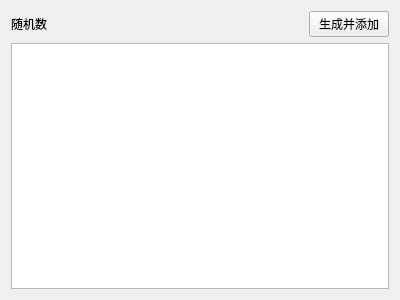
<?xml version="1.0" encoding="UTF-8"?>
<ui version="4.0">
 <class>exer01Widget</class>
 <widget class="QWidget" name="exer01Widget">
  <property name="geometry">
   <rect>
    <x>0</x>
    <y>0</y>
    <width>400</width>
    <height>300</height>
   </rect>
  </property>
  <property name="windowTitle">
   <string>exer01Widget</string>
  </property>
  <layout class="QVBoxLayout" name="verticalLayout">
   <item>
    <layout class="QHBoxLayout" name="horizontalLayout">
     <item>
      <widget class="QLabel" name="label">
       <property name="text">
        <string>随机数</string>
       </property>
      </widget>
     </item>
     <item>
      <spacer name="horizontalSpacer">
       <property name="orientation">
        <enum>Qt::Horizontal</enum>
       </property>
       <property name="sizeHint" stdset="0">
        <size>
         <width>40</width>
         <height>20</height>
        </size>
       </property>
      </spacer>
     </item>
     <item>
      <widget class="QPushButton" name="pushButton">
       <property name="text">
        <string>生成并添加</string>
       </property>
      </widget>
     </item>
    </layout>
   </item>
   <item>
    <widget class="QTextEdit" name="textEdit"/>
   </item>
  </layout>
 </widget>
 <layoutdefault spacing="6" margin="11"/>
 <resources/>
 <connections/>
</ui>
